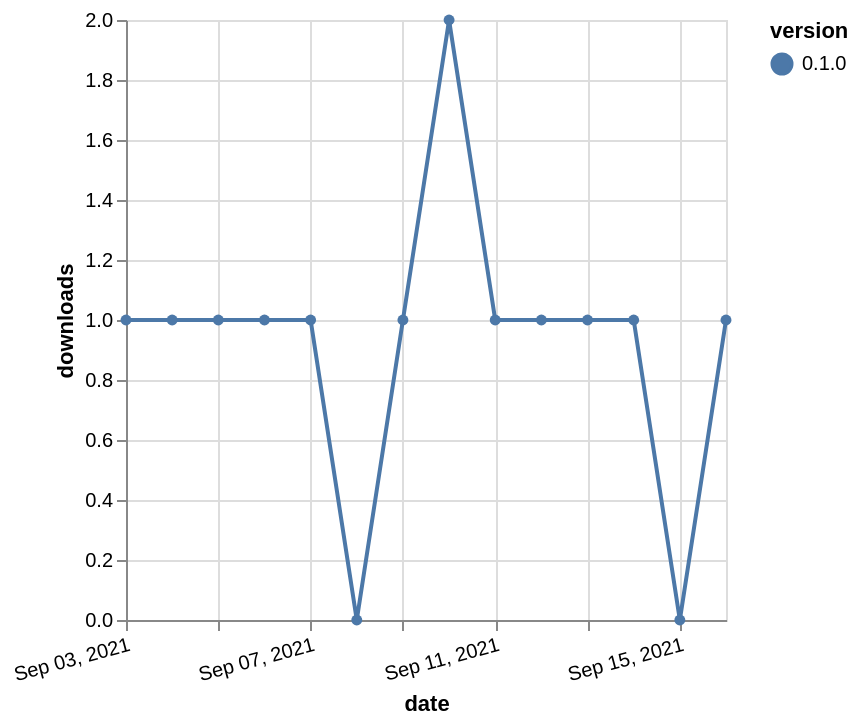

This figure's Vega-Lite source:
### Vega-Lite specification from a JSON file in a GitHub repository (floating-point values rounded to 4 significant figures)
{"$schema": "https://vega.github.io/schema/vega-lite/v5.json", "description": "A simple bar chart with embedded data.", "data": {"values": [{"date": "2021-09-03", "total": 251, "delta": 1, "version": "0.1.0"}, {"date": "2021-09-04", "total": 252, "delta": 1, "version": "0.1.0"}, {"date": "2021-09-05", "total": 253, "delta": 1, "version": "0.1.0"}, {"date": "2021-09-06", "total": 254, "delta": 1, "version": "0.1.0"}, {"date": "2021-09-07", "total": 255, "delta": 1, "version": "0.1.0"}, {"date": "2021-09-08", "total": 255, "delta": 0, "version": "0.1.0"}, {"date": "2021-09-09", "total": 256, "delta": 1, "version": "0.1.0"}, {"date": "2021-09-10", "total": 258, "delta": 2, "version": "0.1.0"}, {"date": "2021-09-11", "total": 259, "delta": 1, "version": "0.1.0"}, {"date": "2021-09-12", "total": 260, "delta": 1, "version": "0.1.0"}, {"date": "2021-09-13", "total": 261, "delta": 1, "version": "0.1.0"}, {"date": "2021-09-14", "total": 262, "delta": 1, "version": "0.1.0"}, {"date": "2021-09-15", "total": 262, "delta": 0, "version": "0.1.0"}, {"date": "2021-09-16", "total": 263, "delta": 1, "version": "0.1.0"}]}, "width": "container", "mark": {"type": "line", "point": {"filled": true}}, "encoding": {"x": {"field": "date", "type": "temporal", "timeUnit": "yearmonthdate", "title": "date", "axis": {"labelAngle": -15}}, "y": {"field": "delta", "type": "quantitative", "title": "downloads"}, "color": {"field": "version", "type": "nominal"}, "tooltip": {"field": "delta"}}}
